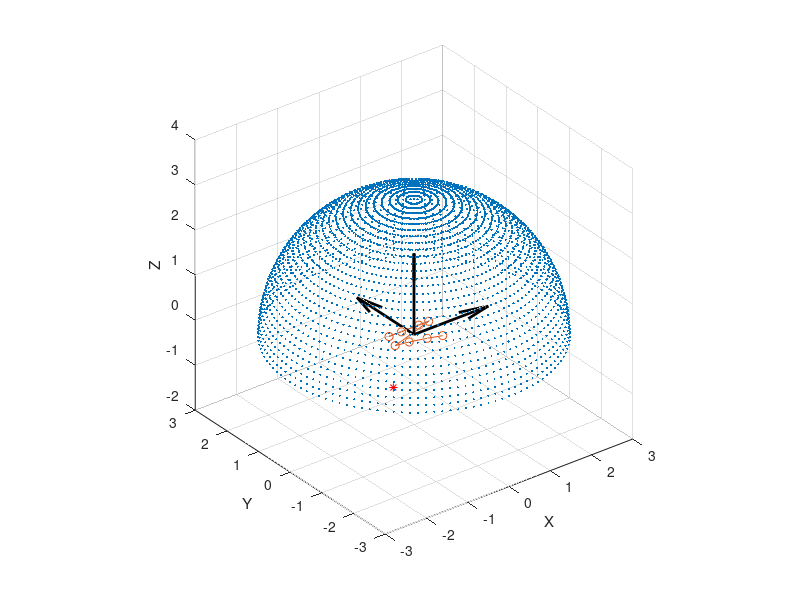

MATLAB code for this plot: (Note: this script raises an error after producing the figure.)
%% Planar array, direct summation without approximation

clear
freq_all = (20:5:50)*1e3;
% freq_all = 35e3;

c = 344;
% x_pos = [3, 5.5, 9, 11, 15,...
%          2, 4.5, 7.5, 10, 14]*1e-3;
x_pos = [3, 5.5, 9, 11, 15,...
         2, 4.5, 7.5, 10, 14]*1e-3*1.2;
% y_pos = [0, 0, 0, 0, 0,...
%          -2.5, -3, -4, -5, -5]*1e-3;
y_pos = [0, 0, 0, 0, 0,...
         -3.5, -4, -5, -6, -6]*1e-3;
x_pos([5,10]) = [];
y_pos([5,10]) = [];

x_pos = x_pos-mean(x_pos);
y_pos = y_pos-mean(y_pos);
z_pos = zeros(size(x_pos));

r = 3;
[theta,phi] = meshgrid(0:3:90,-180:3:180);
[x,y,z] = sph2cart(phi(:)/180*pi,theta(:)/180*pi,r);

% w_pos = sort(repmat(normpdf(0:length(x_pos)/2-1,3),1,2),'descend');
w_pos = ones(1,length(x_pos));
src = [-.005,0,-0.01];
steer_d = sqrt((src(1)-x_pos).^2+(src(2)-y_pos).^2+(src(3)-z_pos).^2);
steer_d = steer_d-min(steer_d);
% steer_d = zeros(size(x_pos));

% Plot
figure
plot3(x,y,z,'.','markersize',5);
hold on
plot3(x_pos*100,y_pos*100,z_pos*100,'-o');
plot3(src(1)*100,src(2)*100,src(3)*100,'r*')
quiver3(0,0,0,2,0,0,'k','linewidth',2)
quiver3(0,0,0,0,2,0,'k','linewidth',2)
quiver3(0,0,0,0,0,2,'k','linewidth',2)
xlabel('X'); ylabel('Y'); zlabel('Z');
grid on
axis equal


fig_geo = figure;
fig_con = figure;
for iF = 1:length(freq_all)
    freq = freq_all(iF);
    omega = 2*pi*freq;
    k = 2*pi*freq/c;
    rn = sqrt((repmat(x',length(x_pos),1)-repmat(x_pos',1,length(x))).^2 +...
        (repmat(y',length(y_pos),1)-repmat(y_pos',1,length(y))).^2 +...
        (repmat(z',length(z_pos),1)-repmat(z_pos',1,length(z))).^2);
    r = sqrt((x'-x_pos(1)).^2+(y'-y_pos(1)).^2+(z'-z_pos(1)).^2);
    r_diff = rn-repmat(r,size(rn,1),1);
    fac1 = 1./rn;
    fac2 = exp( -1j*(k*(r_diff+repmat(steer_d(:),1,size(r_diff,2)))) );
    fac3 = repmat(w_pos(:),1,size(r_diff,2));
    b = sum(fac1.*fac2.*fac3,1);
    B = 20*log10(abs(b));
    B = B-max(B);
    B(B<-30) = NaN;
    B = reshape(B,size(theta));
%     B(phi<30&phi>-30&theta<30&theta>-30) = 50;

    % Project lat-lon to map projection distance
    [lat1,lon1] = rotatem(theta,phi,[90 -90],'forward','degree');  % rotate the first time to go to teeth coord
    lon1 = 90-lon1;  % flip +phi direction and rotate to bat coord
    lon1 = lon1-14.5;  % correct for teeth angle to bat coord
    mstruct = defaultm('eckert4');
    mstruct = defaultm(mstruct);
    [xq,yq] = mfwdtran(mstruct,lat1,lon1);
    
    % Geoshow
    figure(fig_geo);
    subplot(2,4,iF);
    axesm eckert4;
    framem('fedgecolor',200*ones(1,3)/255,'flonlimit',[-120 120]);
    gridm('gcolor',190*ones(1,3)/255,'glinestyle','-');
	geoshow(lat1,lon1,B,'displaytype','texturemap');
    caxis([-30 0])

    % Get 3dB contour
    figure(fig_con);
    subplot(2,4,iF);
    [C,h] = contour(xq,yq,B,0:-3:-30,'fill','on');
    view([0 0 1])
    colormap(parula(10))
    title(sprintf('Freq = %2.0f kHz',freq/1e3));
    axis equal
    
    Cout = parse_contour_output(C);
    c3db_xy = [];
    for iT=1:length(Cout)  % in case contour break into pieces
        if Cout(iT).Level == -3
            c3db_xy = [c3db_xy; Cout(iT).X',Cout(iT).Y'];
        end
    end
%     pause
%     close
    c3db_all{iF} = c3db_xy;
    
end


colorset = jet(length(freq_all));
 
fig_3db = figure;
hold on
for iF=1:length(freq_all)
    plot3(c3db_all{iF}(:,1),c3db_all{iF}(:,2),repmat(freq_all(iF)/1e3*0.01,size(c3db_all{iF},1)),...
          'linewidth',2,'color',colorset(iF,:));
end
axis equal
colormap(jet(length(freq_all)))
colorbar('Ticks',linspace(0,1,length(freq_all)),'TickLabels',{num2str(freq_all'/1e3)})


